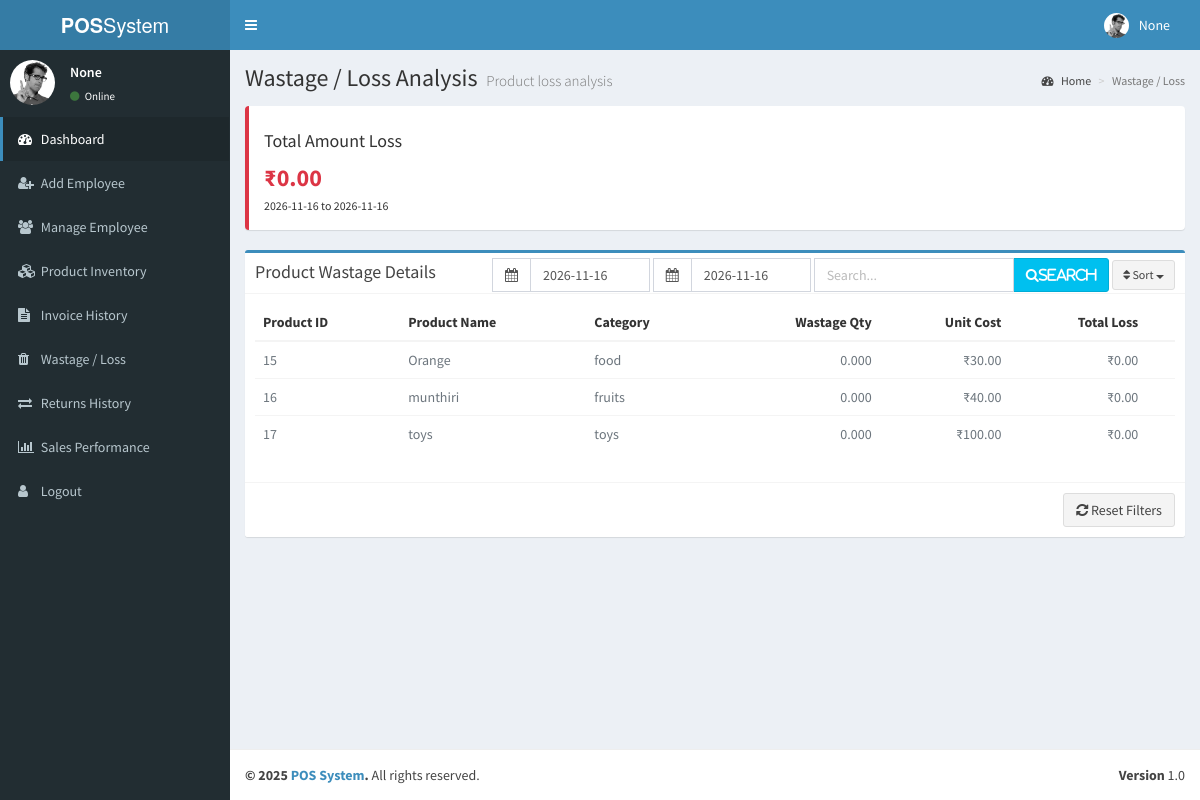
Page /wastage_report_admin/ on the committed database.
### stockmanager/models.py (models this page shows, shortened)
class Product(models.Model):
    product_name = models.CharField(max_length=100)
    category = models.ForeignKey(category, on_delete=models.SET_NULL, null=True, blank=True)
    buying_price = models.DecimalField(max_digits=10, decimal_places=2, default=0)
    selling_price = models.DecimalField(max_digits=10, decimal_places=2, default=0)
    quantity = models.DecimalField(max_digits=8, decimal_places=3, default=0)
    low_quantity = models.FloatField()
    date = models.DateField(null=True, blank=True)
    tax=models.IntegerField(default=0)
    Return=models.CharField(max_length=10,default='no')

class category(models.Model):
    category=models.CharField(max_length=60)

### admindashboard/views.py (the view)
# urls.py: path('wastage_report_admin/', dviews.wastage_report_admin, name='wastage_report_admin'),
def wastage_report_admin(request):
    ename = request.session.get('ename')
    email = request.session.get('email')
    user_id = request.session.get('id')
    username = request.session.get('username')
    today = datetime.now().date()
    default_start_date = today.strftime('%Y-%m-%d')
    default_end_date = today.strftime('%Y-%m-%d')
    start_date = request.GET.get('start_date', default_start_date)
    end_date = request.GET.get('end_date', default_end_date)
    search_query = request.GET.get('search', '')
    sort = request.GET.get('sort', 'loss_desc')  # Default to highest loss
    try:
        start_date_obj = datetime.strptime(start_date, '%Y-%m-%d').date()
        end_date_obj = datetime.strptime(end_date, '%Y-%m-%d').date()
        if end_date_obj > today:
            end_date_obj = today
            end_date = today.strftime('%Y-%m-%d')
        if start_date_obj > end_date_obj:
            start_date_obj = end_date_obj
            start_date = end_date
    except ValueError:
        start_date = default_start_date
        end_date = default_end_date
        start_date_obj = today
        end_date_obj = today
    products = Product.objects.select_related('category').all()
    if search_query:
        products = products.filter(
            Q(product_name__icontains=search_query) |
            Q(id__icontains=search_query)
        )
    wastage_data = Wastage.objects.filter(
        date__range=[start_date_obj, end_date_obj]
    ).values('product_id').annotate(
        total_quantity=Sum('quantity'),
        total_loss=Sum('loss'),  # Using the pre-calculated loss field
        last_date=Max('date')
    )
    wastage_map = {item['product_id']: item for item in wastage_data}
    total_system_loss = sum(item['total_loss'] for item in wastage_data if item['total_loss'])
    product_wastage = []
    for product in products:
        wastage_info = wastage_map.get(product.id, {
            'total_quantity': 0,
            'total_loss': 0,
            'last_date': None
        })
        product_wastage.append({
            'id': product.id,
            'name': product.product_name,
            'category': product.category.category if product.category else 'Uncategorized',
            'quantity': wastage_info['total_quantity'],
            'loss': wastage_info['total_loss'],
            'last_date': wastage_info['last_date'].strftime('%Y-%m-%d') if wastage_info['last_date'] else 'Never',
            'current_stock': product.quantity,
            'buying_price': product.buying_price
        })
    if sort == 'loss_desc':
        product_wastage.sort(key=lambda x: x['loss'], reverse=True)
    elif sort == 'loss_asc':
        product_wastage.sort(key=lambda x: x['loss'])
    elif sort == 'quantity_desc':
        product_wastage.sort(key=lambda x: x['quantity'], reverse=True)
    context = {
        'products': product_wastage,
        'total_system_loss': total_system_loss,
        'start_date': start_date,
        'end_date': end_date,
        'search_query': search_query,
        'sort': sort,
        'ename': ename,
        'email': email,
        'user_id': user_id,
        'username': username
    }
    return render(request, 'wastage_analysis_admin.html', context)

### templates/wastage_analysis_admin.html (shortened to what this page needs)
<!DOCTYPE html>
<html>
<head>
  {% load static %}
  <link href="{% static 'adminp/bootstrap/css/bootstrap.min.css' %}" rel="stylesheet">
  <link href="{% static 'adminp/font-awesome/css/font-awesome.min.css' %}" rel="stylesheet">
  <link href="{% static 'adminp/ionicons/css/ionicons.min.css' %}" rel="stylesheet">
  <link href="{% static 'adminp/dist/css/AdminLTE.min.css' %}" rel="stylesheet">
  <link href="{% static 'adminp/dist/css/skins/skin-blue.min.css' %}" rel="stylesheet">
  <link href="https://maxcdn.bootstrapcdn.com/font-awesome/4.3.0/css/font-awesome.min.css" rel="stylesheet" type="text/css" />
  <link href="http://code.ionicframework.com/ionicons/2.0.0/css/ionicons.min.css" rel="stylesheet" type="text/css" />
</head>
<body class="hold-transition skin-blue sidebar-mini">
<div class="wrapper">
  <header class="main-header">
    <a href="{% url 'admin_dashboard' %}" class="logo">
      <span class="logo-lg"><b>POS</b>System</span>
    </a>
    <nav class="navbar navbar-static-top" role="navigation">
      <a href="#" class="sidebar-toggle" data-toggle="offcanvas" role="button">
      </a>
      <div class="navbar-custom-menu">
        <ul class="nav navbar-nav">
          <li class="dropdown user user-menu">
            <a href="#" class="dropdown-toggle" data-toggle="dropdown">
              <img src="{% static 'adminp/dist/img/user2-160x160.jpg' %}" class="user-image" alt="User Image">
              <span class="hidden-xs">{{ username }}</span>
            </a>
          </li>
        </ul>
      </div>
    </nav>
  </header>
  <div class="content-wrapper">
    <section class="content-header">
      <h1>
        Wastage / Loss Analysis
        <small>Product loss analysis</small>
      </h1>
      <ol class="breadcrumb">
        <li><a href="{% url 'admin_dashboard' %}"><i class="fa fa-dashboard"></i> Home</a></li>
        <li class="active">Wastage / Loss</li>
      </ol>
    </section>
    <aside class="main-sidebar">
      <section class="sidebar">
        <div class="user-panel">
          <div class="pull-left image">
            <img src="{% static 'adminp/dist/img/user2-160x160.jpg' %}" class="img-circle" alt="User Image" />
          </div>
          <div class="pull-left info">
            <p>{{ ename }}</p>
            <a href="#"><i class="fa fa-circle text-success"></i> Online</a>
          </div>
        </div>
        <ul class="sidebar-menu">
          <li class="active treeview">
            <a href="{% url 'admin_dashboard' %}">
              <i class="fa fa-dashboard"></i> <span>Dashboard</span>
            </a>
          </li>
          <li class="treeview">
            <a href="{% url 'add_employee' %}">
              <i class="fa fa-user-plus"></i>
              <span>Add Employee</span>
            </a>
          </li>
          <li>
            <a href="{% url 'memployee' %}">
              <i class="fa fa-users"></i>
              <span>Manage Employee</span>
            </a>
          </li>
          <li>
            <a href="{% url 'inventory' %}">
              <i class="fa fa-cubes"></i>
              <span>Product Inventory</span>
            </a>
          </li>
          <li>
            <a href="{% url 'past_invoice_admin' %}">
              <i class="fa fa-file-text"></i>
              <span>Invoice History</span>
            </a>
          </li>
          <li>
            <a href="{% url 'wastage_report_admin' %}">
              <i class="fa fa-trash"></i>
              <span>Wastage / Loss</span>
            </a>
          </li>
          <li>
            <a href="{% url 'return_history_admin' %}">
              <i class="fa fa-exchange"></i>
              <span>Returns History</span>
            </a>
          </li>
          <li>
            <a href="{% url 'sales_analysis' %}">
              <i class="fa fa-bar-chart"></i>
              <span>Sales Performance</span>
            </a>
          </li>
          <li>
            <a href="{% url 'logout' %}">
              <i class="fa fa-user"></i>
              <span>Logout</span>
            </a>
          </li>
        </ul>
      </section>
    </aside>
    <section class="content">
      <div class="row">
        <div class="col-md-12">
          <div class="total-loss-card">
            <h4>Total Amount Loss</h4>
            <div class="loss-amount">₹{{ total_system_loss|floatformat:2 }}</div>
            <small>{{ start_date }} to {{ end_date }}</small>
          </div>
          <div class="box box-primary">
            <div class="box-header with-border">
              <h3 class="box-title">Product Wastage Details</h3>
              <div class="box-tools pull-right">
                <form method="get" class="form-inline">
                  <div class="form-group">
                    <div class="input-group">
                      <div class="input-group-addon">
                        <i class="fa fa-calendar"></i>
                      </div>
                      <input type="text" name="start_date" class="form-control datepicker"
                             placeholder="Start Date" value="{{ start_date }}" style="width: 120px;">
                    </div>
                  </div>
                  <div class="form-group">
                    <div class="input-group">
                      <div class="input-group-addon">
                        <i class="fa fa-calendar"></i>
                      </div>
                      <input type="text" name="end_date" class="form-control datepicker"
                             placeholder="End Date" value="{{ end_date }}" style="width: 120px;">
                    </div>
                  </div>
                  <div class="form-group">
                    <div class="input-group">
                      <input type="text" name="search" class="form-control"
                             placeholder="Search..." value="{{ search_query }}" style="width: 200px;">
                      <div class="input-group-btn">
                        <button type="submit" class="btn btn-info"><i class="fa fa-search">search</i></button>
                      </div>
                    </div>
                  </div>
                  <div class="btn-group">
                    <button type="button" class="btn btn-default btn-sm dropdown-toggle" data-toggle="dropdown">
                      <i class="fa fa-sort"></i> Sort <span class="caret"></span>
                    </button>
                  </div>
                </form>
              </div>
            </div>
            <div class="box-body">
              <div class="table-responsive">
                <table class="table table-hover">
                  <thead>
                    <tr>
                      <th>Product ID</th>
                      <th>Product Name</th>
                      <th>Category</th>
                      <th class="text-right">Wastage Qty</th>
                      <th class="text-right">Unit Cost</th>
                      <th class="text-right">Total Loss</th>
                      <th></th>
                    </tr>
                  </thead>
                  <tbody>
                    {% for product in products %}
                    <tr class="{% if product.loss == 0 %}zero-wastage{% endif %}">
                      <td>{{ product.id }}</td>
                      <td>{{ product.name }}</td>
                      <td>{{ product.category }}</td>
                      <td class="text-right">{{ product.quantity|floatformat:3 }}</td>
                      <td class="text-right">₹{{ product.buying_price|floatformat:2 }}</td>
                      <td class="text-right">₹{{ product.loss|floatformat:2 }}</td>
                      <td></td>
                    </tr>
                    {% endfor %}
                  </tbody>
                </table>
              </div>
            </div>
            <div class="box-footer clearfix">
              <div class="pull-right">
                <a href="{% url 'wastage_report_admin' %}" class="btn btn-default">
                  <i class="fa fa-refresh"></i> Reset Filters
                </a>
              </div>
            </div>
          </div>
        </div>
      </div>
    </section>
  </div>
  <footer class="main-footer">
    <div class="pull-right hidden-xs">
      <b>Version</b> 1.0
    </div>
    <strong>&copy; 2025<a href="http://almsaeedstudio.com">  <span> POS System</span></span></a>.</strong> All rights reserved.
  </footer>
</div>
</body>
</html>

### templates/wastage_analysis_admin.html (style rules this page uses)
.total-loss-card { background: #fff; border-radius: 4px; padding: 15px; margin-bottom: 20px; box-shadow: 0 1px 1px rgba(0,0,0,0.1); border-left: 4px solid #dc3545; }
.loss-amount { font-size: 24px; font-weight: bold; color: #dc3545; }
.zero-wastage { color: #6c757d; }

### rows in the picture
Product: name "Orange", buying_price "30.00"
category: category "food"
Product: name "munthiri", buying_price "40.00"
category: category "fruits"
Product: name "toys", buying_price "100.00"
category: category "toys"

### other values in the picture
{{ username }} "None"
{{ ename }} "None"
{{ total_system_loss|floatformat:2 }} "0.00"
{{ start_date }} "2026-11-16"
{{ end_date }} "2026-11-16"
{{ product.id }} "15" "16" "17"
{{ product.quantity|floatformat:3 }} "0.000" "0.000" "0.000"
{{ product.loss|floatformat:2 }} "0.00" "0.00" "0.00"
